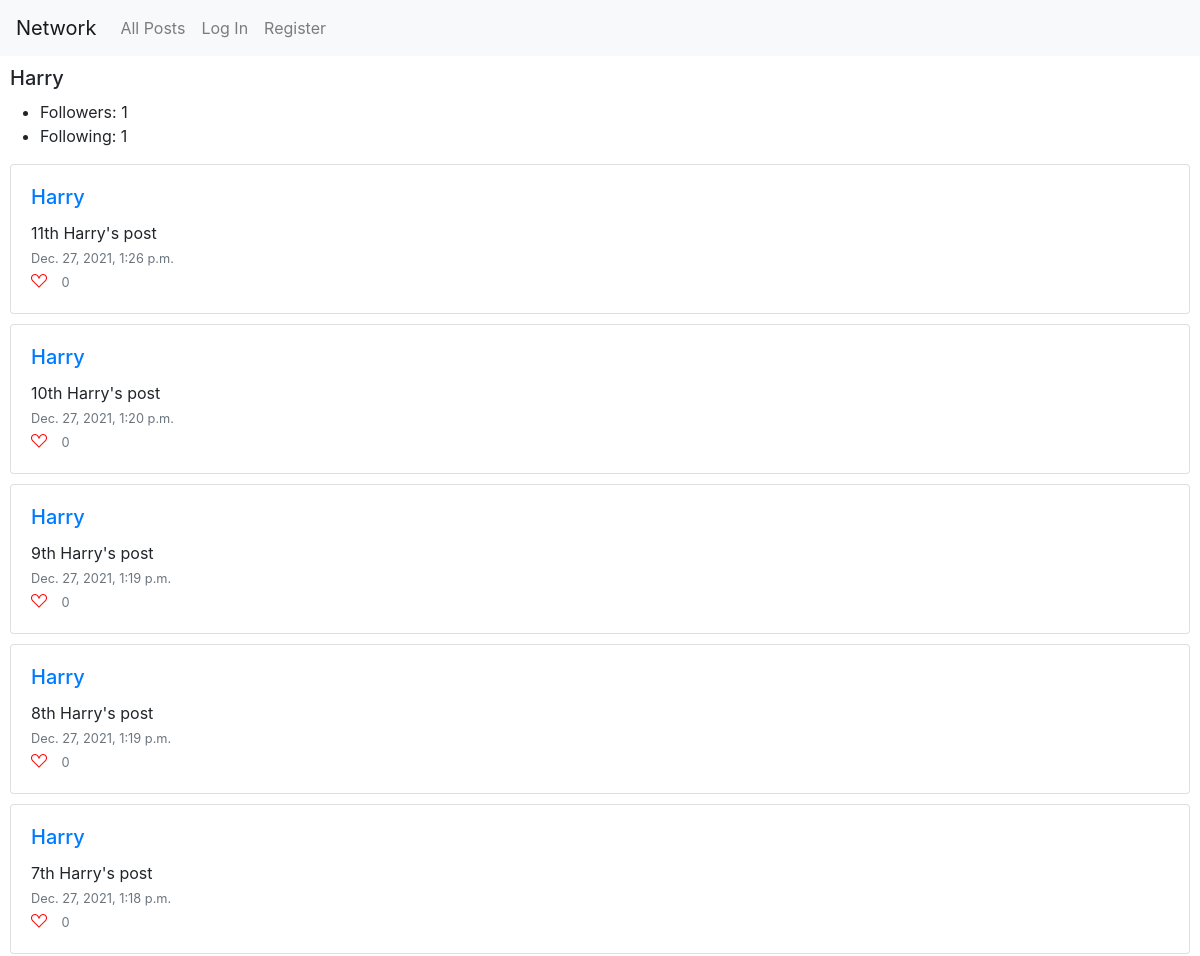
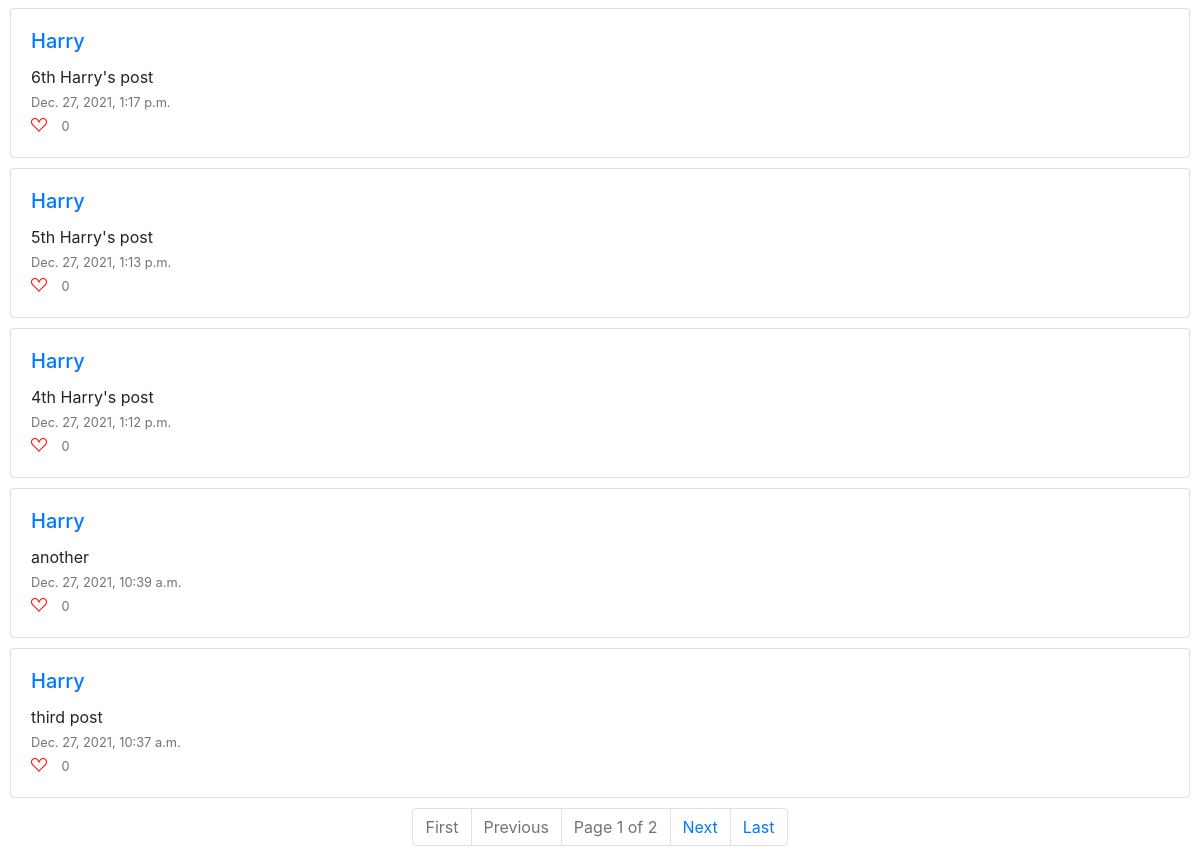
Before: /user/Harry with the older database file (2 pictures, top to bottom).
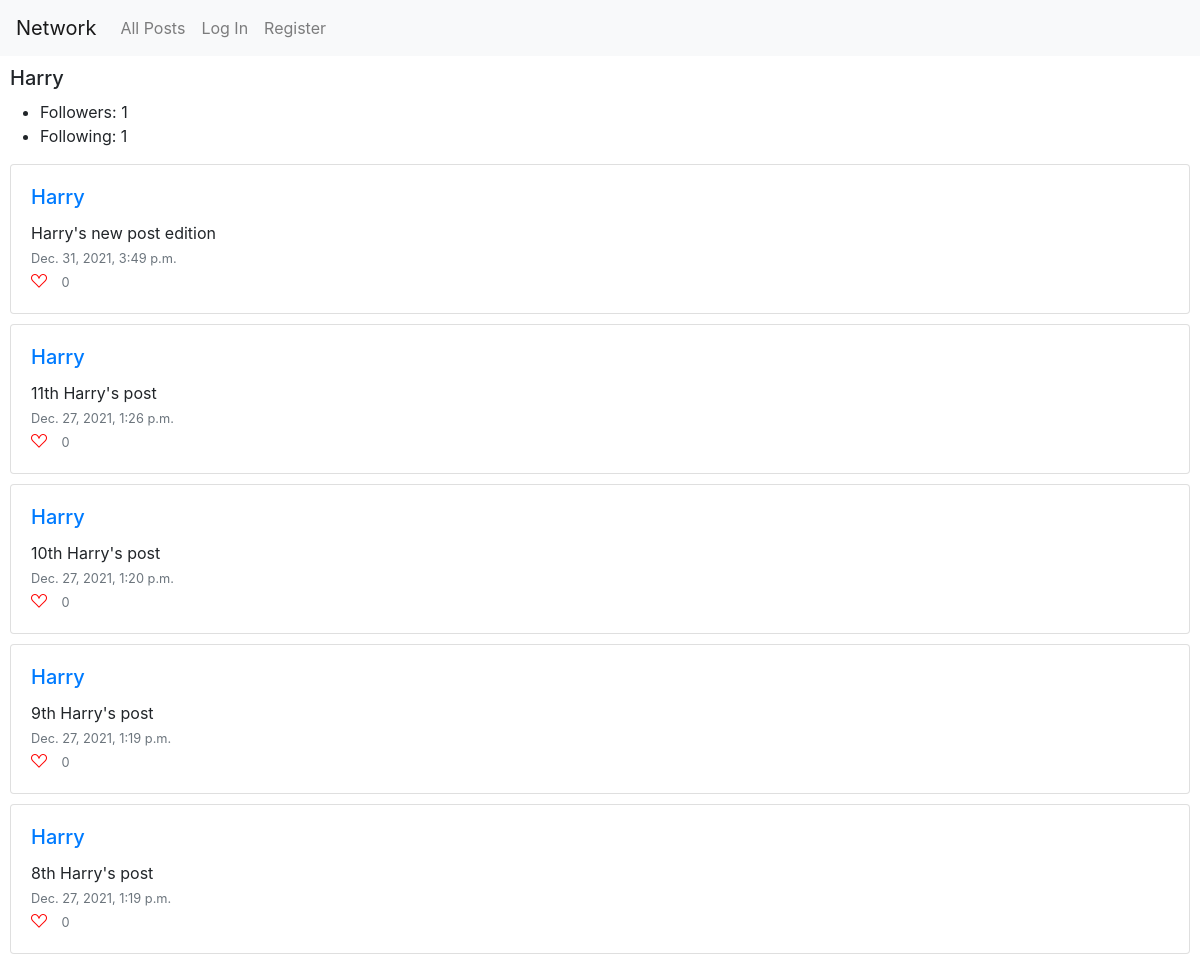
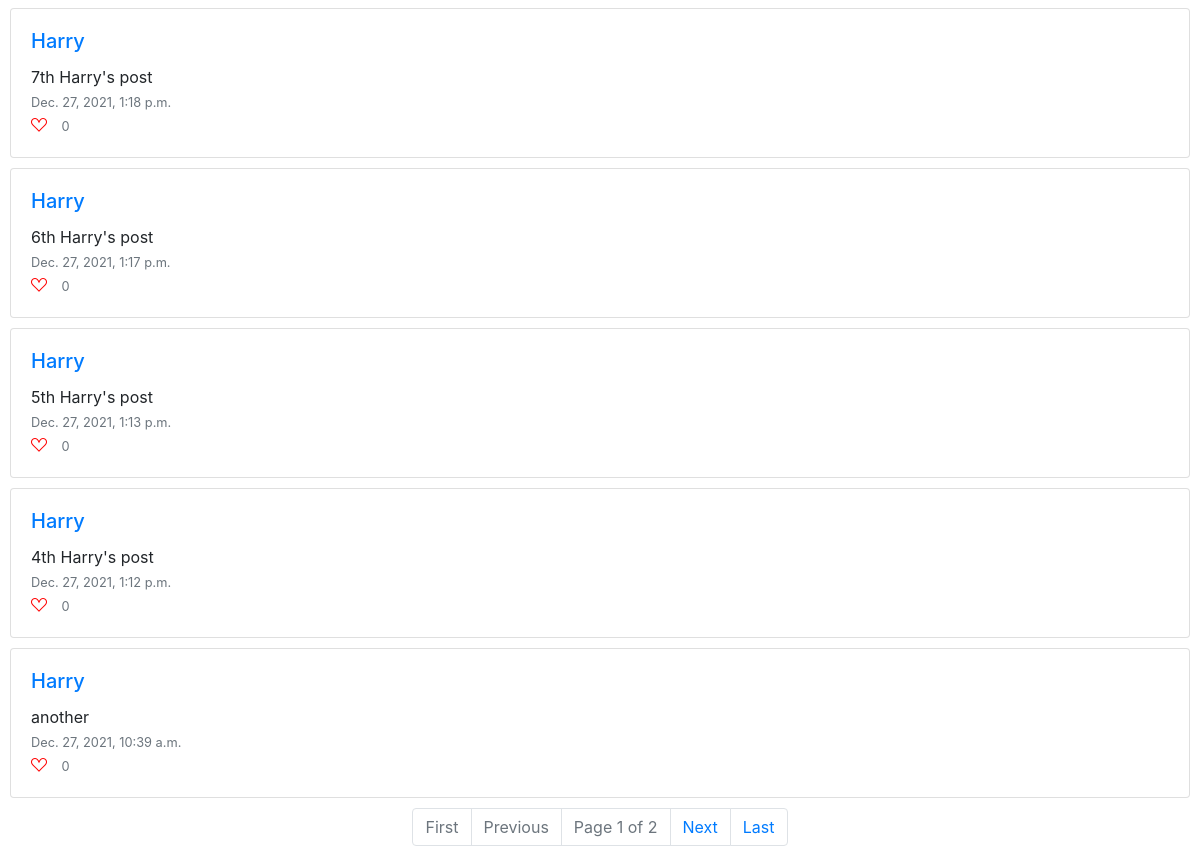
After: the same page with the newer database file (2 pictures, top to bottom).
### network/models.py (models this page shows, shortened)
class User(AbstractUser):
    def __str__(self):
        return f"{self.username}"
    def set_following(self):
        return set([rel.followed for rel in self.followed.all()])
    def set_followers(self):
        return set([rel.follower for rel in self.followers.all()])
    def NumberFollowers(self):
        return len(self.set_followers())
    def NumberFollowing(self):
        return len(self.set_following())

class Following(models.Model):
    followed = ForeignKey(User, on_delete=models.CASCADE, related_name="followers")
    follower = ForeignKey(User, on_delete=models.CASCADE, related_name="followed")

class Post(models.Model):
    poster = ForeignKey(User, on_delete=models.CASCADE, related_name="posts")
    content = TextField(blank=True)
    timestamp = models.DateTimeField(auto_now_add=True)
    likes = ManyToManyField(User, blank=True, related_name="liked_posts")
    def NumberLikes(self):
        return self.likes.count()

### network/views.py (the view)
# urls.py: path("user/<str:username>", views.user_page, name="user_page"),
def user_page(request, username):
    user_to_view = User.objects.get(username = username)
    if request.user.is_authenticated:
        followed_status = request.user.is_follower(user_to_view)
    else:
        followed_status = None
    posts = Post.objects.filter(poster = user_to_view)
    if posts.count() == 0:
        return render(request, 'network/user_page.html', {
            "user_to_view": user_to_view,
            "message": "No posts so far for this user",
            "followed_status": followed_status
        })
    posts = posts.order_by("-timestamp").all()
    paginator = Paginator(posts, 10)
    if request.GET.get('page'):
        page_number = request.GET.get('page')
    else:
        page_number = 1
    page_obj = paginator.get_page(page_number)
    return render(request, "network/user_page.html", {
        "user_to_view": user_to_view,
        'page_obj': page_obj,
        "followed_status": followed_status
    })

### network/templates/network/user_page.html (shortened to what this page needs)
{% extends "network/layout.html" %}
{% load static %}
{% block body %}
    <div id="session_name">
        <h5>{{ user_to_view.username }}</h5>
    </div>
    <div>
        <ul>
            <li>Followers: {{user_to_view.NumberFollowers}}</li>
            <li>Following: {{user_to_view.NumberFollowing}}</li>
        </ul>
    </div>
    {% include "./display_posts.html" %}
{% endblock %}

### network/templates/network/layout.html (shortened to what this page needs)
{% load static %}
<!DOCTYPE html>
<html lang="en">
    <head>
        <link rel="stylesheet" href="https://stackpath.bootstrapcdn.com/bootstrap/4.4.1/css/bootstrap.min.css">
        <link href="{% static 'network/styles.css' %}" rel="stylesheet">
        <link rel="stylesheet" href="https://cdn.jsdelivr.net/npm/bootstrap-icons@1.7.2/font/bootstrap-icons.css">
    </head>
    <body>
        <nav class="navbar navbar-expand-lg navbar-light bg-light">
            <a class="navbar-brand" href="#">Network</a>
            <div>
              <ul class="navbar-nav mr-auto">
                <li class="nav-item">
                  <a class="nav-link" id="all_posts_link" href="{% url 'index' %}">All Posts</a>
                </li>
                {% if user.is_authenticated %}
                    <li class="nav-item">
                        <a class="nav-link" id="following_link" href="{% url 'following' %}">Following</a>
                    </li>
                    <li class="nav-item">
                        <a class="nav-link" href="{% url 'logout' %}">Log Out</a>
                    </li>
                {% else %}
                    <li class="nav-item">
                        <a class="nav-link" href="{% url 'login' %}">Log In</a>
                    </li>
                    <li class="nav-item">
                        <a class="nav-link" href="{% url 'register' %}">Register</a>
                    </li>
                {% endif %}
              </ul>
            </div>
          </nav>
        <div class="body">
            {% block body %}
            {% endblock %}
        </div>
    </body>
</html>

### network/templates/network/display_posts.html (shortened to what this page needs)
{% if page_obj %}
    <div id="session_posts">
        {% for post in page_obj %}
            <div class="card">
                <div class="card-body" data-post_id = {{post.id}}>
                    <h5 class="card-title"> <a href="{% url 'user_page' post.poster %}">{{post.poster}}</a> </h5>
                    <div id="content">
                        <p class="card-text" id="post_content"> {{ post.content }}</p>
                    </div>
                    <p class="card-text"> <small class="text-muted">{{post.timestamp}}</small></p>
                    {% if user.is_authenticated%}
                        {% if user in post.set_liked_by %}
                            <i class="bi bi-suit-heart-fill" id="like_button"></i>
                        {% else %}
                            <i class="bi bi-suit-heart" id="like_button"></i>
                        {% endif%}
                    {% else %}
                        <i class="bi bi-suit-heart" id="like_button_disabled"> </i>
                    {% endif %}
                    <small class="text-muted" id="likes_number"> {{ post.NumberLikes }} </small>
                </div>
            </div>
        {% endfor %}
    </div>
    <nav aria-label="Page navigation example">
    <ul class="pagination justify-content-center">
        {% if page_obj.has_previous %}
            <li class="page-item"><a class="page-link" href="?page=1">First</a></li>
            <li class="page-item"><a class="page-link" href="?page={{ page_obj.previous_page_number }}">Previous</a></li>
        {% else %}
            <li class="page-item disabled"><a class="page-link" href="?page=1">First</a></li>
            <li class="page-item disabled"><a class="page-link" href="#">Previous</a></li>
        {% endif %}
        <li class="page-item disabled"><a class="page-link" href="#">Page {{ page_obj.number }} of {{ page_obj.paginator.num_pages }}</a></li>
        {% if page_obj.has_next %}
            <li class="page-item"><a class="page-link" href="?page={{ page_obj.next_page_number }}">Next</a></li>
            <li class="page-item"><a class="page-link" href="?page={{ page_obj.paginator.num_pages }}">Last</a></li>
        {% else %}
        <li class="page-item disabled"><a class="page-link" href="#">Next</a></li>
        <li class="page-item disabled"><a class="page-link" href="?page={{ page_obj.paginator.num_pages }}">Last</a></li>
        {% endif %}
    </ul>
    </nav>
{% endif %}

### network/static/network/styles.css (style rules this page uses)
.card { margin: 10px; }
.card-text { margin-bottom: 0px; }
.bi { color: red; width: 1em; }
#likes_number { margin-left: 10px; }
#session_name { margin: 10px; }

Changed rows visible on the page:
no longer on this page (row unchanged): Post: poster "Harry", content "third post", timestamp "Dec. 27, 2021, 10:37 a.m.", NumberLikes "0"
added Post: poster "Harry", content "Harry's new post edition", timestamp "Dec. 31, 2021, 3:49 p.m.", NumberLikes "0"
